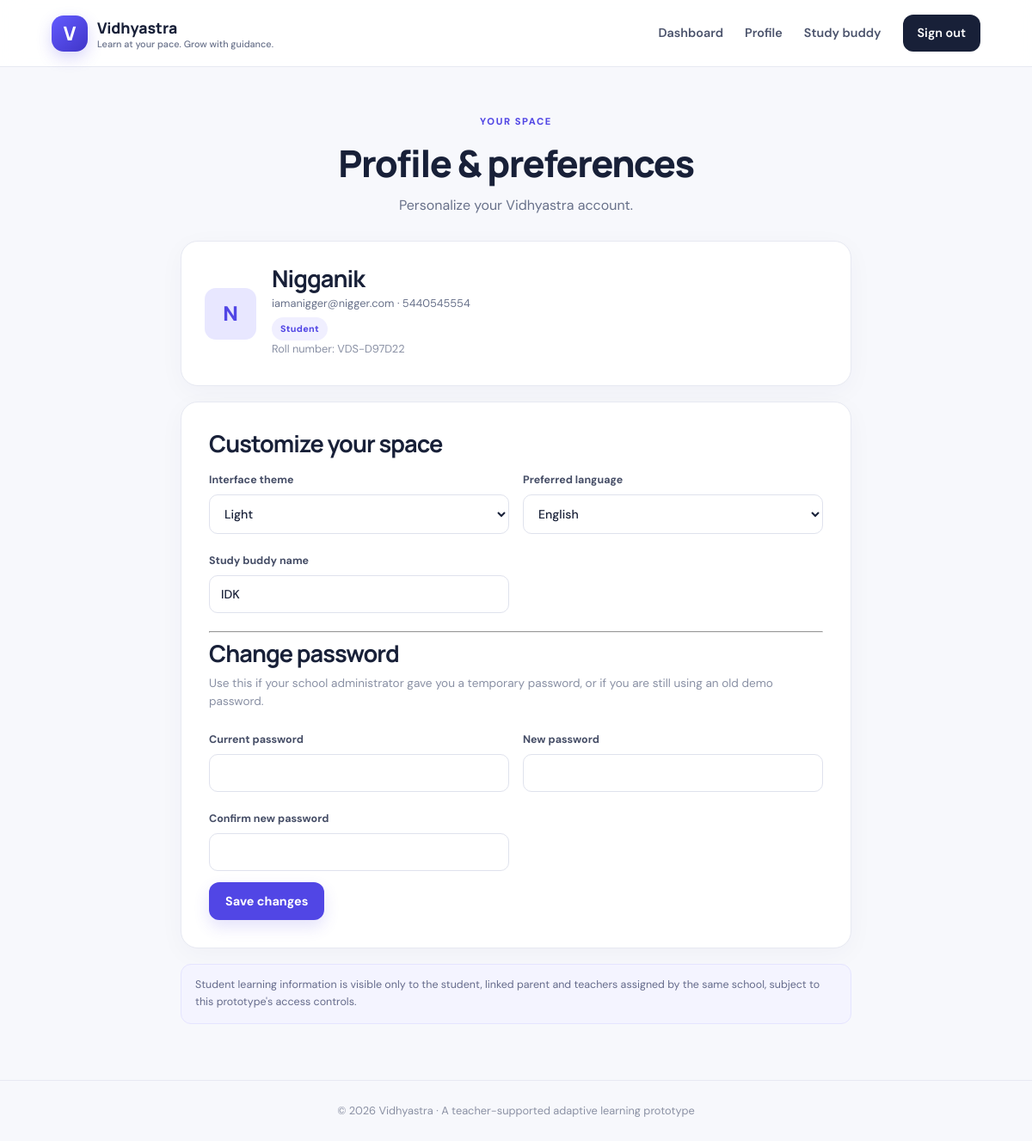
Screenshot of /profile (signed in) with the database file from the repository.
### tables this page shows
CREATE TABLE users (
      id INTEGER PRIMARY KEY AUTOINCREMENT, name TEXT NOT NULL, email TEXT UNIQUE NOT NULL,
      phone TEXT NOT NULL, password_hash TEXT NOT NULL, role TEXT NOT NULL,
      region TEXT DEFAULT '', district TEXT DEFAULT '', state TEXT DEFAULT '', board TEXT DEFAULT '',
      grade TEXT DEFAULT '', language TEXT DEFAULT 'English', theme TEXT DEFAULT 'light', bot_name TEXT DEFAULT 'Astra',
      roll_no TEXT UNIQUE, created_at TEXT NOT NULL
    , school_id INTEGER REFERENCES schools(id));

### app.py (the view, shortened to what this page needs)
@app.route('/profile', methods=['GET', 'POST'])
@login_required
def profile():
    user = current_user()
    if not user:
        abort(403)
    return render_template('profile.html', user=user)

### app.py (called while the page is built)
def db():
    con = sqlite3.connect(DB_PATH)
    con.row_factory = sqlite3.Row
    con.execute('PRAGMA foreign_keys = ON')
    return con

def current_user():
    user_id = session.get('user_id')
    if not user_id:
        return None
    con = db()
    try:
        return con.execute(
            'SELECT * FROM users WHERE id=?', (user_id,)
        ).fetchone()
    finally:
        con.close()

def login_required(fn):
    @wraps(fn)
    def wrapper(*args, **kwargs):
        if 'user_id' not in session:
            return redirect(url_for('login'))
        if current_user() is None:
            session.clear()
            return redirect(url_for('login'))
        return fn(*args, **kwargs)
    return wrapper

@app.context_processor
def inject_globals():
    return {
        'current_user': current_user(),
        'subjects': SUBJECTS,
        'year': date.today().year
    }

### templates/profile.html (shortened to what this page needs)
{% extends 'base.html' %}
{% block content %}
<section class="form-page">
    <div class="page-heading">
        <span class="eyebrow">YOUR SPACE</span>
        <h1>Profile & preferences</h1>
        <p>Personalize your Vidhyastra account.</p>
    </div>
    <div class="panel profile-summary">
        <div class="avatar big">{{ user['name'][:1] }}</div>
        <div>
            <h2>{{ user['name'] }}</h2>
            <p>{{ user['email'] }} · {{ user['phone'] }}</p>
            <span class="pill">{{ user['role']|title }}</span>
            {% if user['roll_no'] %}
            <p class="muted">Roll number: {{ user['roll_no'] }}</p>
            {% endif %}
        </div>
    </div>
    <form class="form-card wide" method="post">
        <h2>Customize your space</h2>
        <div class="form-grid">
            <label>Interface theme
                <select name="theme">
                    <option value="light" {% if user['theme']=='light' %}selected{% endif %}>Light</option>
                </select>
            </label>
            <label>Preferred language
                <select name="language">
                    {% for l in ['English','Hindi','Telugu','Urdu','Tamil','Kannada','Marathi','Bengali'] %}
                    <option {% if user['language']==l %}selected{% endif %}>
                        {{ l }}
                    </option>
                    {% endfor %}
                </select>
            </label>
            {% if user['role']=='student' %}
            <label>Study buddy name
                <input name="bot_name" value="{{ user['bot_name'] }}" maxlength="30">
            </label>
            {% else %}
            <input type="hidden" name="bot_name" value="{{ user['bot_name'] }}">
            {% endif %}
        </div>
        <hr>
        <h2>Change password</h2>
        <p class="muted">
            Use this if your school administrator gave you a temporary password,
            or if you are still using an old demo password.
        </p>
        <div class="form-grid">
            <label>Current password
                <input name="current_password" type="password" autocomplete="current-password">
            </label>
            <label>New password
                <input name="new_password" type="password" minlength="8" autocomplete="new-password">
            </label>
            <label>Confirm new password
                <input name="confirm_password" type="password" minlength="8" autocomplete="new-password">
            </label>
        </div>
        <button class="button primary" type="submit">
            Save changes
        </button>
    </form>
    <div class="notice">
        Student learning information is visible only to the student,
        linked parent and teachers assigned by the same school,
        subject to this prototype's access controls.
    </div>
</section>
{% endblock %}

### static/style.css (style rules this page uses)
:root { --ink:#182038;--muted:#68718a;--line:#e7e9f2;--paper:#f7f8fc;--white:#fff;--purple:#5146e5;--purple2:#7168f3;--green:#0d9f78;--orange:#e58b37;--shadow:0 18px 50px rgba(35,39,87,.08) }
* { box-sizing:border-box }
body { margin:0;background:var(--paper);color:var(--ink);font-family:'DM Sans',sans-serif;line-height:1.55 }
h1,h2,h3 { font-family:Manrope,sans-serif;letter-spacing:-.035em;line-height:1.15;margin:0 0 12px }
h1 { font-size:clamp(2.2rem,5vw,4.1rem);font-weight:800 }
h2 { font-size:1.7rem }
p { color:var(--muted);margin:0 0 16px }
.eyebrow { font-size:.7rem;letter-spacing:.14em;font-weight:800;color:var(--purple);display:block;margin-bottom:15px }
.button { border:0;display:inline-flex;align-items:center;justify-content:center;gap:8px;padding:13px 19px;border-radius:12px;font:700 .9rem 'DM Sans',sans-serif;cursor:pointer;transition:transform .18s,box-shadow .18s }
.primary { background:var(--purple);color:#fff;box-shadow:0 8px 18px #5146e528 }
.pill { display:inline-flex;background:#f0efff;color:var(--purple);border-radius:50px;padding:5px 10px;font-size:.67rem;font-weight:800;letter-spacing:.03em }
.muted,.tiny-note { color:#8990a4 }
.muted { font-size:.83rem }
.form-card,.panel { background:#fff;border:1px solid var(--line);border-radius:20px;padding:27px;box-shadow:0 7px 30px rgba(35,39,87,.035) }
.form-card h2 { margin-bottom:8px }
.form-card>p { font-size:.85rem }
.form-card label,.form-grid label { display:flex;flex-direction:column;gap:7px;font-size:.78rem;font-weight:700;color:#454d66;margin:15px 0 }
.form-card input,.form-card select,.form-card textarea,.inline-form input,.inline-form select,.ticket-row select { width:100%;border:1px solid #dfe2ed;background:#fff;border-radius:10px;padding:12px 13px;color:var(--ink);font:500 .88rem 'DM Sans',sans-serif;outline:none }
.form-page { max-width:780px;margin:55px auto }
.page-heading { text-align:center;margin-bottom:28px }
.page-heading h1 { font-size:2.7rem }
.page-heading p { max-width:580px;margin:0 auto }
.wide { padding:32px }
.form-grid { display:grid;grid-template-columns:1fr 1fr;gap:0 16px }
.form-grid label { margin:9px 0 13px }
.notice { background:#f4f4ff;border:1px solid #e5e4ff;color:#656b8b;border-radius:12px;padding:14px 16px;font-size:.78rem;margin:18px 0;line-height:1.6 }
.avatar { width:38px;height:38px;display:grid;place-items:center;border-radius:13px;background:#e8e7ff;color:var(--purple);font-weight:800 }
.avatar.big { width:60px;height:60px;font-size:1.5rem }
.profile-summary { display:flex;align-items:center;gap:18px;margin-bottom:18px }
.profile-summary h2 { margin:0 0 4px }
.profile-summary p { font-size:.8rem;margin:0 0 6px }

### rows the page displays
users: name "N", name "Nigganik", email "iamanigger@nigger.com", phone "5440545554", role "Student", roll_no "VDS-D97D22", theme "Light", language "English", bot_name "IDK"
